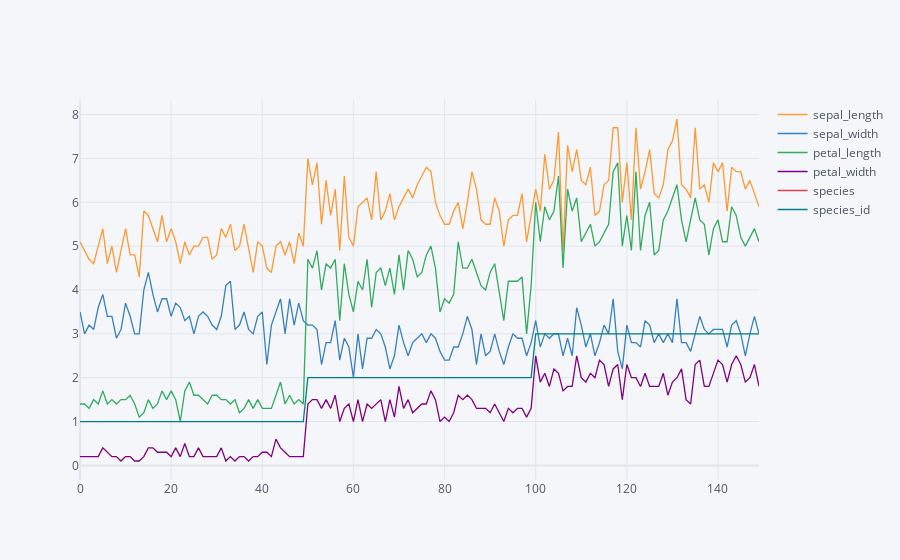

Notebook source saved alongside this figure:
### Code cell
df_stocks1.iplot()

### Figure 1 — Plotly figure (JSON) as saved in the notebook; plotly's stock layout.template omitted (floating-point values rounded to 4 significant figures; data arrays with more than 128 entries replaced by an {"elided": "..."} marker saying what was removed)
{"data": [{"line": {"color": "rgba(255, 153, 51, 1.0)", "dash": "solid", "shape": "linear", "width": 1.3}, "mode": "lines", "name": "sepal_length", "text": "", "type": "scatter", "x": {"elided": "150 int values"}, "y": {"elided": "150 float values"}}, {"line": {"color": "rgba(55, 128, 191, 1.0)", "dash": "solid", "shape": "linear", "width": 1.3}, "mode": "lines", "name": "sepal_width", "text": "", "type": "scatter", "x": {"elided": "150 int values"}, "y": {"elided": "150 float values"}}, {"line": {"color": "rgba(50, 171, 96, 1.0)", "dash": "solid", "shape": "linear", "width": 1.3}, "mode": "lines", "name": "petal_length", "text": "", "type": "scatter", "x": {"elided": "150 int values"}, "y": {"elided": "150 float values"}}, {"line": {"color": "rgba(128, 0, 128, 1.0)", "dash": "solid", "shape": "linear", "width": 1.3}, "mode": "lines", "name": "petal_width", "text": "", "type": "scatter", "x": {"elided": "150 int values"}, "y": {"elided": "150 float values"}}, {"line": {"color": "rgba(219, 64, 82, 1.0)", "dash": "solid", "shape": "linear", "width": 1.3}, "mode": "lines", "name": "species", "text": "", "type": "scatter", "x": {"elided": "150 int values"}, "y": {"elided": "150 str values"}}, {"line": {"color": "rgba(0, 128, 128, 1.0)", "dash": "solid", "shape": "linear", "width": 1.3}, "mode": "lines", "name": "species_id", "text": "", "type": "scatter", "x": {"elided": "150 int values"}, "y": {"elided": "150 int values"}}], "layout": {"legend": {"bgcolor": "#F5F6F9", "font": {"color": "#4D5663"}}, "paper_bgcolor": "#F5F6F9", "plot_bgcolor": "#F5F6F9", "title": {"font": {"color": "#4D5663"}}, "xaxis": {"gridcolor": "#E1E5ED", "showgrid": true, "tickfont": {"color": "#4D5663"}, "title": {"font": {"color": "#4D5663"}, "text": ""}, "zerolinecolor": "#E1E5ED"}, "yaxis": {"gridcolor": "#E1E5ED", "showgrid": true, "tickfont": {"color": "#4D5663"}, "title": {"font": {"color": "#4D5663"}, "text": ""}, "zerolinecolor": "#E1E5ED"}}}
